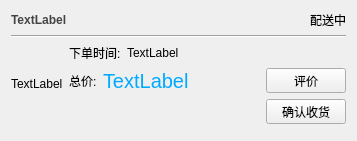
<?xml version="1.0" encoding="UTF-8"?>
<ui version="4.0">
 <class>OrderItemW</class>
 <widget class="QWidget" name="OrderItemW">
  <property name="geometry">
   <rect>
    <x>0</x>
    <y>0</y>
    <width>357</width>
    <height>129</height>
   </rect>
  </property>
  <property name="windowTitle">
   <string>Form</string>
  </property>
  <layout class="QGridLayout" name="gridLayout_4">
   <item row="4" column="2" alignment="Qt::AlignRight">
    <widget class="QPushButton" name="BtnSure">
     <property name="minimumSize">
      <size>
       <width>80</width>
       <height>25</height>
      </size>
     </property>
     <property name="maximumSize">
      <size>
       <width>16777215</width>
       <height>25</height>
      </size>
     </property>
     <property name="text">
      <string>确认收货</string>
     </property>
    </widget>
   </item>
   <item row="1" column="0" colspan="3">
    <widget class="Line" name="line">
     <property name="orientation">
      <enum>Qt::Horizontal</enum>
     </property>
    </widget>
   </item>
   <item row="3" column="1">
    <layout class="QGridLayout" name="gridLayout_3" columnstretch="1,10">
     <item row="0" column="0">
      <widget class="QLabel" name="label_6">
       <property name="maximumSize">
        <size>
         <width>16777215</width>
         <height>16777215</height>
        </size>
       </property>
       <property name="text">
        <string>总价:</string>
       </property>
      </widget>
     </item>
     <item row="0" column="1">
      <widget class="QLabel" name="labPrice">
       <property name="maximumSize">
        <size>
         <width>16777215</width>
         <height>16777215</height>
        </size>
       </property>
       <property name="styleSheet">
        <string notr="true">color: rgb(0, 170, 255);
font-size: 20px;</string>
       </property>
       <property name="text">
        <string>TextLabel</string>
       </property>
      </widget>
     </item>
    </layout>
   </item>
   <item row="4" column="1" rowspan="2">
    <spacer name="verticalSpacer">
     <property name="orientation">
      <enum>Qt::Vertical</enum>
     </property>
     <property name="sizeHint" stdset="0">
      <size>
       <width>20</width>
       <height>40</height>
      </size>
     </property>
    </spacer>
   </item>
   <item row="2" column="0" rowspan="3">
    <widget class="QLabel" name="labPic">
     <property name="text">
      <string>TextLabel</string>
     </property>
    </widget>
   </item>
   <item row="0" column="0" colspan="3">
    <layout class="QGridLayout" name="gridLayout">
     <item row="0" column="0">
      <widget class="QLabel" name="labName">
       <property name="styleSheet">
        <string notr="true">font-weight:bold;
color:rgb(68, 68, 68);</string>
       </property>
       <property name="text">
        <string>TextLabel</string>
       </property>
      </widget>
     </item>
     <item row="0" column="1" alignment="Qt::AlignRight">
      <widget class="QLabel" name="labState">
       <property name="text">
        <string>配送中</string>
       </property>
      </widget>
     </item>
    </layout>
   </item>
   <item row="2" column="1" colspan="2">
    <layout class="QGridLayout" name="gridLayout_2" columnstretch="1,10">
     <item row="0" column="0">
      <widget class="QLabel" name="label_4">
       <property name="text">
        <string>下单时间:</string>
       </property>
      </widget>
     </item>
     <item row="0" column="1">
      <widget class="QLabel" name="labTime">
       <property name="text">
        <string>TextLabel</string>
       </property>
       <property name="scaledContents">
        <bool>false</bool>
       </property>
       <property name="wordWrap">
        <bool>false</bool>
       </property>
      </widget>
     </item>
    </layout>
   </item>
   <item row="3" column="2">
    <widget class="QPushButton" name="btnComm">
     <property name="minimumSize">
      <size>
       <width>80</width>
       <height>25</height>
      </size>
     </property>
     <property name="maximumSize">
      <size>
       <width>16777215</width>
       <height>25</height>
      </size>
     </property>
     <property name="text">
      <string>评价</string>
     </property>
    </widget>
   </item>
  </layout>
 </widget>
 <resources/>
 <connections/>
</ui>
